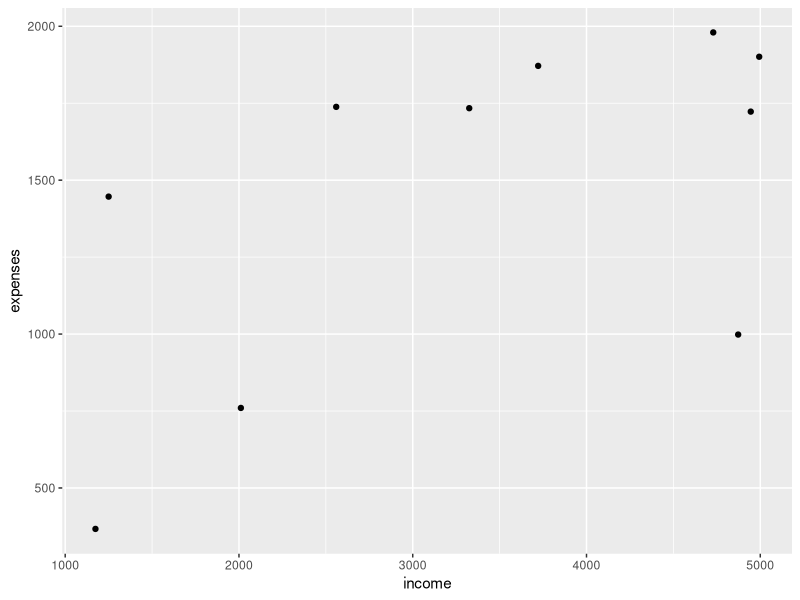
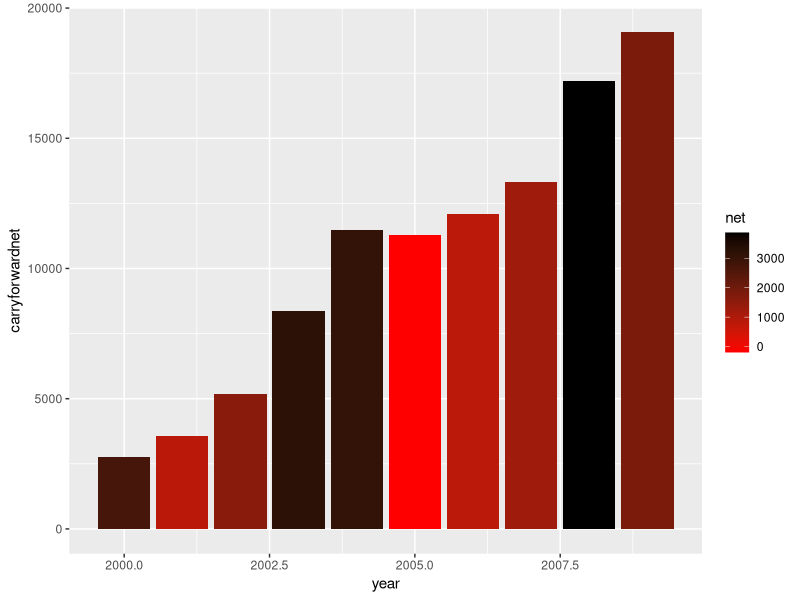

Source code (R) for these figures, in order: (Note: this script raises an error after producing the figures.)
# ESM 262 Looping Lecture May 7, 2026
# Emma Rasmussen 
library(tidyverse)
# simple example - use a loop to sum the numbers from 1 to 5
# a = 0+1+2+3+4+5
a=0
for (i in 1:5) {  # variable in sequence, curly brackets enclose repeating code
  a = a+i
}
a

# if you want to keep track of a for each iteration
# start with a data structure to hold the results - 
# there will be 5 iterations, so a vector of length 5
# initialize to 0 

av = rep(x=0, times=5)

# now we can fill in the vector with the sum at each iteration
# we can use the counter (i) to access the correct element of the vector
# note that we have to treat the first iteration differently because we don't have a previous value to add to

for (i in 1:5) {
  if (i==1) { # gives instruction of what iteration number 
    av[i] = 1 # gives condition for first number in loop to equal 1 
  } else {   # gives condition if not to run the function   
    av[i] = av[i-1]+i
  }
}
av

# practice for loops 
testnumbers = runif(min=0, max=20, n=100) # generates random numbers from uniform distribution

testnumbers = runif(min=0, max=20, n=100) # n equals number of values to generate, min lower and max upper bounds


total = 0
nvalues = 100
for (i in 1:nvalues) {
  total = testnumbers[i]+total
}
total/nvalues

mean(testnumbers)

# lets say we wanted to look at income minus expenses for net income
# create some data for an example

income = runif(min=1000, max=5000, n=10) # generate fake practice data
income

expenses = rnorm(mean=1500, sd=500, n=10) 
expenses

# it is possible that this approach could generate negative expenses
expenses = ifelse(expenses < 0, 0, expenses)

# lets make this a data frame for organization
account = data.frame(income=income, expenses=expenses)
# lets add a year
account$year = seq(from=2000, length.out=nrow(account))

# now compute net income - we could do this with a loop but R is designed to do this without loops
# normally we can just do
account = account %>% mutate(net = income-expenses)
head(account)

# it is possible that this approach could generate negative expenses
expenses = ifelse(expenses < 0, 0, expenses)

# lets make this a data frame for organization
account = data.frame(income=income, expenses=expenses)
# lets add a year
account$year = seq(from=2000, length.out=nrow(account))

# now compute net income - we could do this with a loop but R is designed to do this without loops
# normally we can just do
account = account %>% mutate(net = income-expenses)
head(account)

# lets plot
ggplot(account, aes(income, expenses))+geom_point()

# we could have computed net income with a for loop
# lets add a column for our net computed by a loop
# sometimes we use NA to show we haven't computed it yet, so "initialize" as NA

account$netloop=NA
account

# note that I can use any variable I want as a counter -
# notice how I'm now using n to access each row of the data frame
for (n in 1:10) {
  account$netloop[n] = account$income[n]-account$expenses[n]
}

# as expected net and netloop are the same :)
head(account)

# note: we treat the first year differently because we don't have carry forward
# initialize our column to zero, start counter (n) at 2 instead of 1
# make the first value equal to the net of first year

account$carryforwardnet = 0
account$carryforwardnet[1]=account$net[1]
# now loop - looking backward one year to get previous years carry forward
for (n in 2:10) {
  account$carryforwardnet[n] = account$net[n]+account$carryforwardnet[n-1]
}

# plot - use color to show current year's contribution as positive or negative
ggplot(account, aes(year, carryforwardnet, fill=net, group=year))+geom_col()+
  scale_fill_gradient(low="red", high="black")

# speed limit 
speedthresh = 120
# create some sample speeds 
speeds = runif(min=0, max=150, n=300)

nthresh = 0
for ( i  in 1:length(speeds)) {
  if(speeds[i] > speedthresh)
    nthresh = nthresh + 1
}

nthresh

# Create a for loop
speeds = runif(min=0, max=50, n=300)
hunt = 35
social = 5
num_hunt = 0 # intialize for value
num_social = 0 
for (i in 1:length(speeds)) {
  num_hunt = num_hunt + ifelse(speeds[i] >= hunt, 1, 0)
  num_social = num_social + ifelse(speeds[i] < social, 1, 0)
}

num_hunt
num_social

# other speeds are traveling is the remainder 
num_traveling 

################################################################################
################################################################################
# Lecture Tuesday May 12, 2026 

# cat(sprintf()) echoes a string, prints it out 

# count all the values in the matrix above threshold 
#sum(matrix >= threshold)
nobs = 4
nloc = 5
# matrix function in R lets you initialize with data 
creatureobs = matrix(runif(nobs * nloc, min = 0, max =100), nrow = nloc) 
# check to see that it is a matrix with rows and columns 
str(creatureobs)


hunt_speed = 60
num_hunt_speeds = 0 # intialize for value

#for (l in 1:length(creatureobs)) {
#  thresh_hunt = ifelse(creatureobs[l,0] >= hunt_speed, 1, 0)
#}

# Initialize variables for the loop 
pol_in = 10 
pol_out_base = 5
threshold = 100
pollution_level = 0
day = 0 
maxday = 356
while((pollution_level < threshold) && (day < maxday)) {
  air_temp = rnorm(mean=20, sd=5, n=1)
  pol_out = pol_out_base * (1+0.01*air_temp)
  pollution_level = pollution_level + pol_in - pol_out
  day = day + 1 
}
